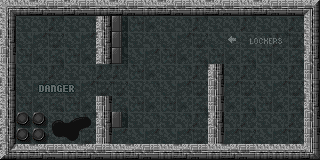

A 2D game scene composited from a Tiled map and its tileset images. What follows is a short description and the map's XML, with each tile layer's data collapsed to a summary:
An orthogonal 20x10 tile map with 16x16 px tiles, 1 tile layer (background), 1 hidden layer not drawn and 6 objects (access card, energy, door, ripley, locker, ...).

<map version="1.2" tiledversion="1.2.0" orientation="orthogonal" renderorder="right-down" width="20" height="10" tilewidth="16" tileheight="16" infinite="0" nextlayerid="4" nextobjectid="7">
 <tileset firstgid="1" name="tileset1" tilewidth="16" tileheight="16" tilecount="500" columns="20">
  <image source="tilesets/tileset01.png" width="320" height="400" />
 </tileset>
 <layer id="1" name="background" width="20" height="10">
  <data>[200 cells, 200 non-empty, 35 distinct tile ids]</data>
 </layer>
 <layer id="2" name="walls" width="20" height="10" visible="0">
  <data>[200 cells, 80 non-empty, 1 distinct tile ids]</data>
 </layer>
 <objectgroup id="3" name="actors">
  <object id="1" name="access card" x="224" y="96" width="16" height="16" />
  <object id="2" name="energy" x="128" y="16" width="16" height="16" />
  <object id="3" name="door" x="96" y="64" width="16" height="32" />
  <object id="4" name="ellen" type="ripley" x="256" y="112" width="32" height="32" />
  <object id="5" name="locker" x="112" y="128" width="16" height="16" />
  <object id="6" name="ventilator" x="16" y="16" width="32" height="32" />
 </objectgroup>
</map>